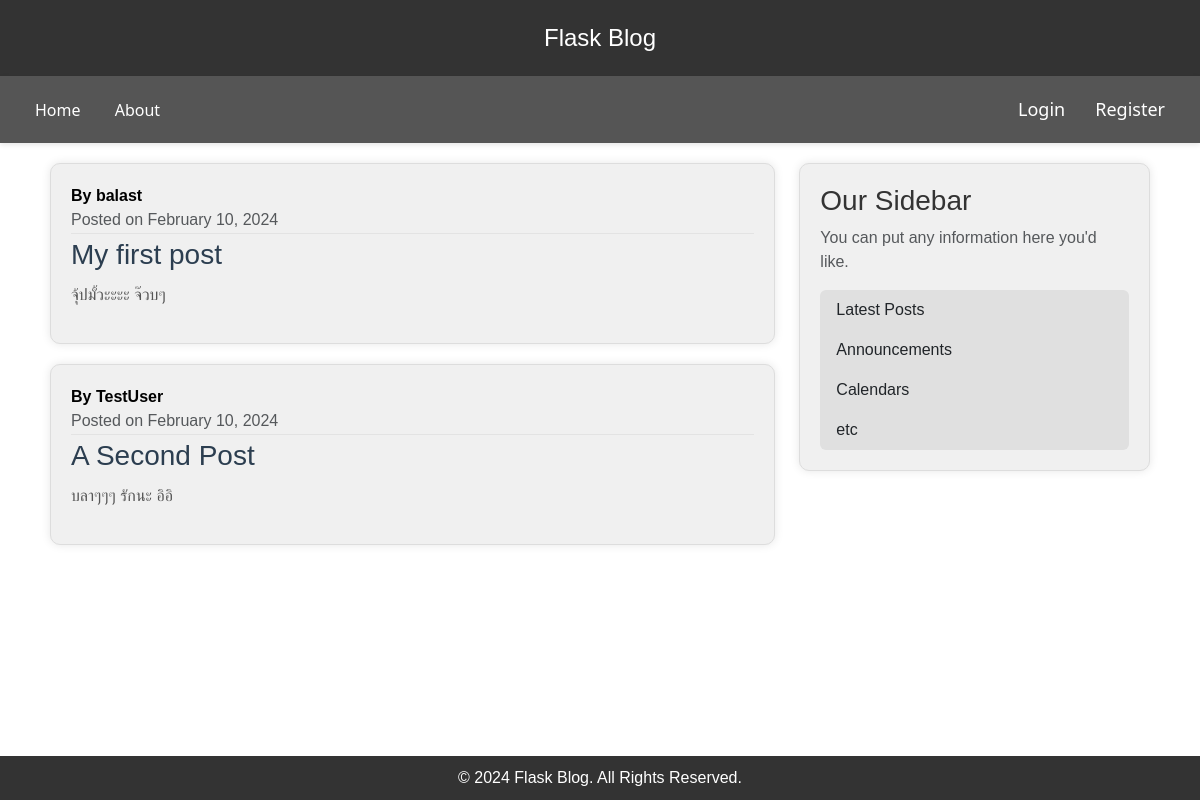
Page /home on the earlier database version.
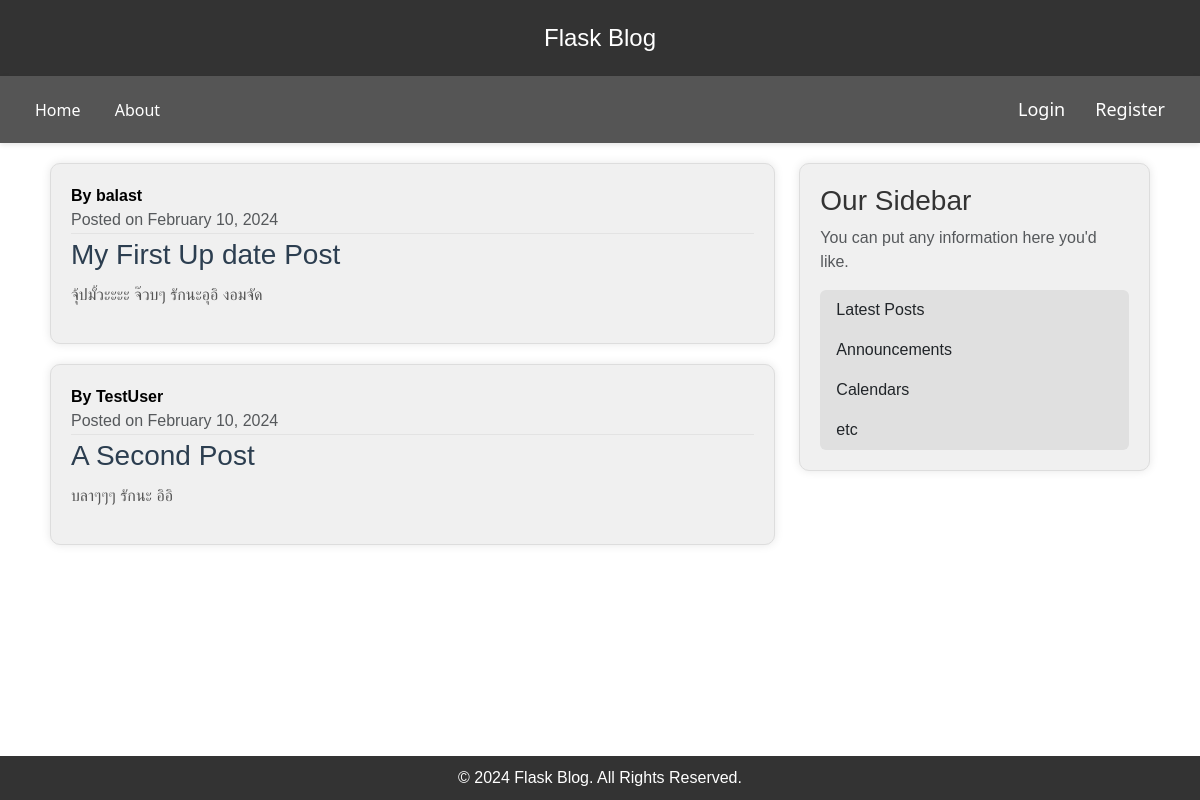
Same page on the later database version.
### flaskblog/model.py (models this page shows, shortened)
class Post(db.Model):
    id = db.Column(db.Integer, primary_key=True)
    title = db.Column(db.String(100), nullable=False)
    date_posted = db.Column(db.DateTime, nullable=False, default=datetime.utcnow())
    content = db.Column(db.Text, nullable=False)
    user_id = db.Column(db.Integer, db.ForeignKey('user.id'), nullable=False)

class User(db.Model, UserMixin):
    id = db.Column(db.Integer, primary_key=True)
    username = db.Column(db.String(20), unique=True, nullable=False)
    email = db.Column(db.String(120), unique=True, nullable=False)
    image_file = db.Column(db.String(20), nullable=False, default='default.jpg')
    password = db.Column(db.String(60), nullable=False)
    posts = db.relationship('Post', backref='author', lazy=True)

### flaskblog/routes.py (the view)
@app.route("/")
@app.route("/home")
def home():
    posts = Post.query.all()
    return render_template('home.html', posts=posts)

### flaskblog/templates/home.html
{% extends "layout.html" %}
{% block content %}
    {% for post in posts %}
    <article class="media content-section">
        <div class="media-body ml-4">
            <div class="article-metadata">
                <span class="mr-2">
                    <strong>By {{ post.author.username }}</strong><br>
                </span>
                <span class="text-muted">
                    Posted on {{ post.date_posted.strftime('%B %d, %Y') }}
                </span>
            </div>
            <a href="{{ url_for('post', post_id=post.id) }}" class="article-link">
                <h2 class="article-title">{{ post.title }}</h2>
            </a>
            <p class="article-content">{{ post.content }}</p>
        </div>
    </article>
    {% endfor %}
{% endblock content %}

### flaskblog/templates/layout.html (shortened to what this page needs)
<!DOCTYPE html>
<html lang="en">
<head>
    <link rel="stylesheet" href="https://cdn.jsdelivr.net/npm/bootstrap@5.3.2/dist/css/bootstrap.min.css">
    <link rel="stylesheet" type="text/css" href="{{ url_for('static', filename='main.css') }}">
</head>
<body>
    <header>
        <a href="/">Flask Blog</a>
    </header>
    <div class="navbar">
        <nav>
            <a href="{{ url_for('home') }}">Home</a>
            <a href="{{ url_for('about') }}">About</a>
        </nav>
        <div class="right-nav">
            <nav>
                {% if current_user.is_authenticated %}
                    <a href="{{ url_for('new_post') }}">New Post</a>
                    <a href="{{ url_for('account') }}">Account</a>
                    <a href="{{ url_for('logout') }}">Logout</a>
                {% else %}
                    <a href="{{ url_for('login') }}">Login</a>
                    <a href="{{ url_for('register') }}">Register</a>
                {% endif %}
            </nav>
        </div>
    </div>
    <main class="container">
        <div class="row">
            <div class="col-md-8">
                {% block content %}{% endblock %}
            </div>
            <div class="col-md-4">
                <div class="content-section">
                    <h3>Our Sidebar</h3>
                    <p class="text-muted">You can put any information here you'd like.</p>
                    <ul class="list-group">
                        <li class="list-group-item">Latest Posts</li>
                        <li class="list-group-item">Announcements</li>
                        <li class="list-group-item">Calendars</li>
                        <li class="list-group-item">etc</li>
                    </ul>
                </div>
            </div>
        </div>
    </main>
    <footer>
        &copy; 2024 Flask Blog. All Rights Reserved.
    </footer>

### flaskblog/static/main.css (style rules this page uses)
body { background: #fafafa; color: #333333; margin-top: 5rem; }
h1, h2, h3, h4, h5, h6 { color: #444444; }
.content-section { background: #ffffff; padding: 10px 20px; border: 1px solid #dddddd; border-radius: 3px; margin-bottom: 20px; }
.article-title { color: #444444; }
.article-content { white-space: pre-line; }
.article-metadata { padding-bottom: 1px; margin-bottom: 4px; border-bottom: 1px solid #e3e3e3 }
body { display: flex; flex-direction: column; min-height: 100vh; }
main { flex-grow: 1; }
footer { margin-top: auto; }
.navbar { display: flex; justify-content: space-between; align-items: center; background-color: #555555; color: white; padding: 10px 20px; font-family: 'Segoe UI', Tahoma, Geneva, Verdana, sans-serif; box-shadow: 0 2px 5px rgba(0, 0, 0, 0.1); }
.right-nav { margin-left: auto; }
.nav-links a, .right-nav a { text-decoration: none; color: white; font-size: 18px; transition: color 0.3s ease; }
.right-nav nav { display: flex; align-items: center; }
.right-nav a { margin-left: 15px; }
.article-link { text-decoration: none; color: #3498db; transition: color 0.3s ease; }
.article-title { font-size: 28px; color: #2c3e50; margin-bottom: 10px; }
.article-content { color: #555; line-height: 1.6; }
body { background-color: #fff; margin: 0; }

### flaskblog/templates/layout.html (style rules this page uses)
body { font-family: 'Arial', sans-serif; background-color: #ffffff; color: #000000; margin: 0; padding: 0; }
header { background-color: #333333; color: #ffffff; text-align: center; padding: 20px 0; }
header a { color: #ffffff; text-decoration: none; font-size: 1.5rem; }
nav { background-color: #555555; padding: 10px 0; }
nav a { color: #ffffff; margin: 0 15px; text-decoration: none; transition: color 0.3s ease; }
main.container { padding: 20px; }
.content-section { background-color: #f0f0f0; padding: 20px; margin-bottom: 20px; border-radius: 10px; box-shadow: 0 0 10px rgba(0, 0, 0, 0.1); transition: transform 0.3s ease; }
.content-section h3 { color: #333333; }
.content-section p.text-muted { color: #6c757d; }
.list-group-item { background-color: #e0e0e0; border: none; }
footer { background-color: #333333; color: #ffffff; text-align: center; padding: 10px 0; }
body { display: flex; flex-direction: column; min-height: 100vh; }
main { flex-grow: 1; }
footer { margin-top: auto; }

Differences in the rows shown:
changed Post "balast": title "My first post" → "My First Up date Post"; content "จุ้ปมั้วะะะะ จ๊วบๆ" → "จุ้ปมั้วะะะะ จ๊วบๆ รักนะอุอิ งอมจัด"
